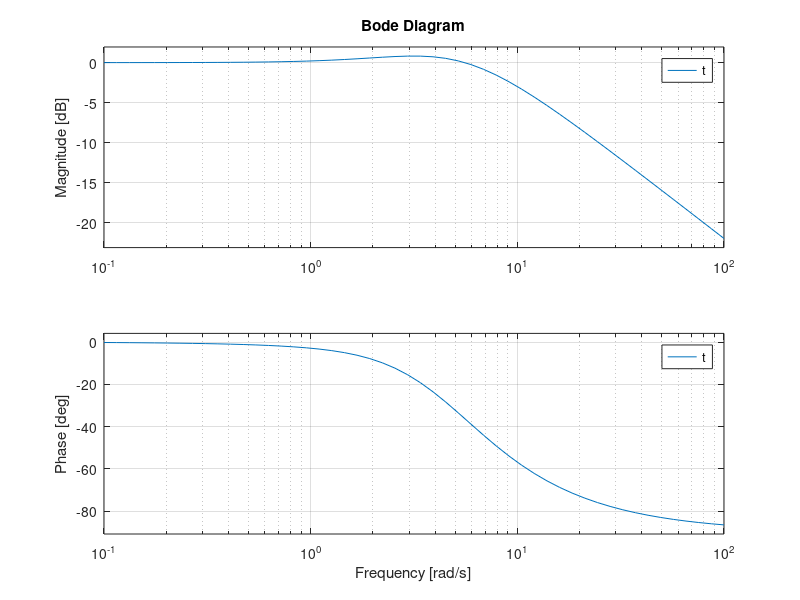
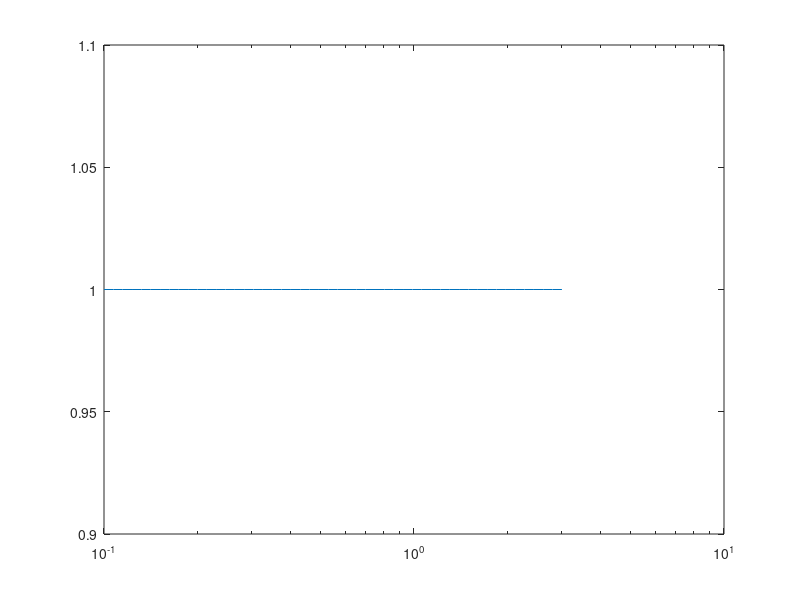

The MATLAB source for these figures, in order:
% example transfer function
% temporary bandwidth 
bandwidth = logspace(-1,2);
num = [8,24];
den = [1,9,24];
t = tf(num,den);
% write a function to get system type
type = 0;
% get pole frequencies
poles = damp(t);
% get zero frequencies
zeros = abs(roots(num));
corners = cat(1,poles,zeros);
% calculate open loop gain
K = num(length(num))/den(length(den));
figure(1);
bode(t,bandwidth);
figure(2);
% amplitude of current corner point
A = K;
% current frequency
Wpz = min(corners);
%last frequency - start graph at 10^-1
WL = -1;
% last point amplitude
AL = A;
% system type 
m = type * 20;
% plot initial line
semilogx(logspace(WL,log10(Wpz)),linspace(AL,A,50));
% update m
if(ismember(Wpz,poles))
    m = m - 20;
elseif(ismember(Wpz,zeros))
    m = m + 20;
end
hold on
%update A
A = AL + m*(log10(Wpz) - log10(WL));
%find next smallest value in array